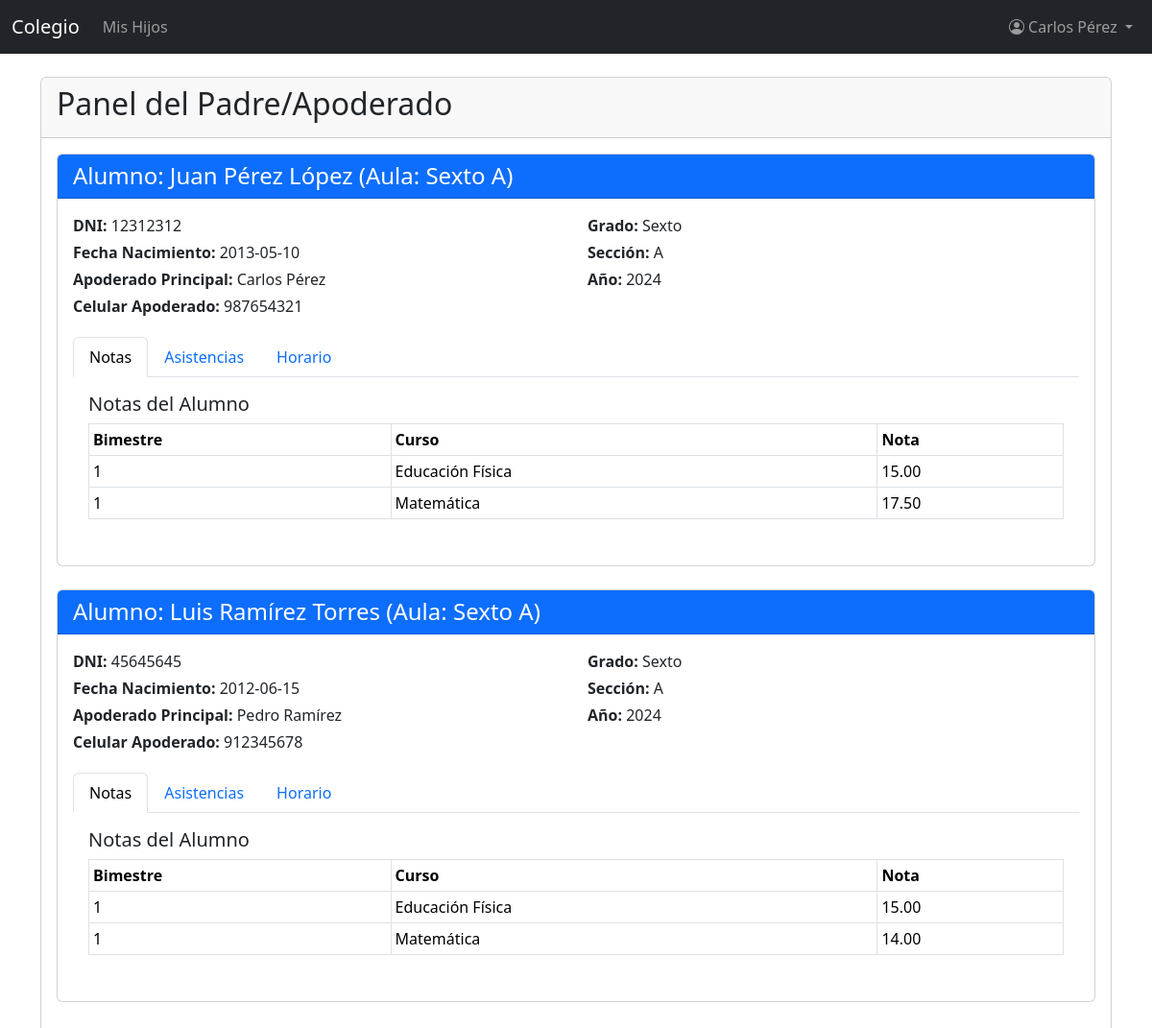
/index.php?controller=padre&action=index (signed in), run on the app's committed database.
### tables this page shows
CREATE TABLE `alumnos` (
  `id` int(11) NOT NULL,
  `tipo_documento` varchar(20) DEFAULT NULL,
  `dni` varchar(20) DEFAULT NULL,
  `nombres` varchar(100) DEFAULT NULL,
  `apellido_paterno` varchar(100) DEFAULT NULL,
  `apellido_materno` varchar(100) DEFAULT NULL,
  `fecha_nacimiento` date DEFAULT NULL,
  `direccion` varchar(150) DEFAULT NULL,
  `padre` varchar(100) DEFAULT NULL,
  `madre` varchar(100) DEFAULT NULL,
  `apoderado` varchar(100) DEFAULT NULL,
  `celular_apoderado` varchar(20) DEFAULT NULL,
  `fecha_ingreso` date DEFAULT NULL,
  `grupo_id` int(11) DEFAULT NULL,
  `nota_ponderada` decimal(5,2) DEFAULT NULL
);

CREATE TABLE `grados` (
  `id` int(11) NOT NULL,
  `nombre` varchar(20) DEFAULT NULL
);

CREATE TABLE `secciones` (
  `id` int(11) NOT NULL,
  `nombre` varchar(5) DEFAULT NULL
);

CREATE TABLE `anios` (
  `id` int(11) NOT NULL,
  `nombre` varchar(10) DEFAULT NULL
);

CREATE TABLE `notas` (
  `id` int(11) NOT NULL,
  `alumno_id` int(11) DEFAULT NULL,
  `area_id` int(11) DEFAULT NULL,
  `nota` decimal(5,2) DEFAULT NULL,
  `bimestre` enum('1','2','3','4') DEFAULT NULL,
  `docente_id` int(11) DEFAULT NULL
);

CREATE TABLE `areas` (
  `id` int(11) NOT NULL,
  `nombre` varchar(100) DEFAULT NULL
);

### controllers/PadreController.php (called while the page is built, shortened)
<?php
class PadreController {
    public function index() {
        include_once 'models/User.php';
        include_once 'models/Alumno.php';
        include_once 'models/Asistencia.php';
        include_once 'models/Nota.php';
        include_once 'models/Horario.php';
        $database = new Database();
        $db = $database->connect();
        $user_model = new User($db);
        $alumno_model = new Alumno($db);
        $asistencia_model = new Asistencia($db);
        $nota_model = new Nota($db);
        $horario_model = new Horario($db);
        $user_id = $_SESSION['user_id'] ?? null;
        $hijos_data = [];
        if ($user_id) {
            $alumnos_ids = $user_model->findAlumnosByPadre($user_id);
            foreach ($alumnos_ids as $alumno_id) {
                $alumno_info = $alumno_model->readOneSimple($alumno_id);
                if ($alumno_info) {
                    $alumno_info['asistencias'] = $asistencia_model->readByAlumnoId($alumno_id);
                    $alumno_info['notas'] = $nota_model->readByAlumnoId($alumno_id);
                    $alumno_info['horario'] = $horario_model->readByGrupoId($alumno_info['grupo_id']);
                    $hijos_data[] = $alumno_info;
                }
            }
        }
        include_once 'views/padre/index.php';
    }
}
?>

### models/User.php (called while the page is built, shortened)
<?php
class User {
    private $conn;
    public function __construct($db) {
        $this->conn = $db;
    }
    public function findAlumnosByPadre($user_id) {
        $query = 'SELECT alumno_id FROM padres_alumnos WHERE padre_id = :user_id';
        $stmt = $this->conn->prepare($query);
        $stmt->bindParam(':user_id', $user_id);
        $stmt->execute();
        return $stmt->fetchAll(PDO::FETCH_COLUMN);
    }
}
?>

### models/Alumno.php (called while the page is built, shortened)
<?php
class Alumno {
    private $conn;
    private $table = 'alumnos';
    public function __construct($db) {
        $this->conn = $db;
    }
    public function readOneSimple($id) {
        $query = 'SELECT
            a.id,
            a.tipo_documento,
            a.dni,
            a.nombres,
            a.apellido_paterno,
            a.apellido_materno,
            a.fecha_nacimiento,
            a.direccion,
            a.padre,
            a.madre,
            a.apoderado,
            a.celular_apoderado,
            a.fecha_ingreso,
            a.grupo_id,
            g.id as grupo_id_actual,
            gr.nombre as grado,
            s.nombre as seccion,
            an.nombre as anio
        FROM
            ' . $this->table . ' a
        LEFT JOIN
            grupos g ON a.grupo_id = g.id
        LEFT JOIN
            grados gr ON g.grado_id = gr.id
        LEFT JOIN
            secciones s ON g.seccion_id = s.id
        LEFT JOIN
            anios an ON g.anio_id = an.id
        WHERE
            a.id = :id
        LIMIT 1';
        $stmt = $this->conn->prepare($query);
        $stmt->bindParam(':id', $id);
        $stmt->execute();
        return $stmt->fetch(PDO::FETCH_ASSOC);
    }
}
?>

### models/Asistencia.php (called while the page is built, shortened)
<?php
class Asistencia {
    private $conn;
    private $table = 'asistencias';
    public function __construct($db) {
        $this->conn = $db;
    }
        public function readByAlumnoId($alumno_id) {
            $query = 'SELECT fecha, estado, observacion FROM ' . $this->table . ' WHERE alumno_id = :alumno_id ORDER BY fecha DESC';
            $stmt = $this->conn->prepare($query);
            $stmt->bindParam(':alumno_id', $alumno_id);
            $stmt->execute();
            return $stmt->fetchAll(PDO::FETCH_ASSOC);
        }
    }
?>

### models/Nota.php (called while the page is built, shortened)
<?php
class Nota {
    private $conn;
    private $table = 'notas';
    public function __construct($db) {
        $this->conn = $db;
    }
    public function readByAlumnoId($alumno_id) {
        $query = 'SELECT n.nota, n.bimestre, a.nombre as area_nombre FROM ' . $this->table . ' n LEFT JOIN areas a ON n.area_id = a.id WHERE n.alumno_id = :alumno_id ORDER BY n.bimestre ASC, a.nombre ASC';
        $stmt = $this->conn->prepare($query);
        $stmt->bindParam(':alumno_id', $alumno_id);
        $stmt->execute();
        return $stmt->fetchAll(PDO::FETCH_ASSOC);
    }
}
?>

### models/Horario.php (called while the page is built)
<?php
class Horario {
    private $conn;
    private $table = 'horarios';
    public function __construct($db) {
        $this->conn = $db;
    }
    public function readByGrupoId($grupo_id) {
        $query = 'SELECT h.dia, h.hora_inicio, h.hora_fin, a.nombre as area_nombre FROM ' . $this->table . ' h LEFT JOIN areas a ON h.area_id = a.id WHERE h.grupo_id = :grupo_id ORDER BY FIELD(h.dia, \'Lunes\', \'Martes\', \'Miércoles\', \'Jueves\', \'Viernes\', \'Sábado\', \'Domingo\'), h.hora_inicio ASC';
        $stmt = $this->conn->prepare($query);
        $stmt->bindParam(':grupo_id', $grupo_id);
        $stmt->execute();
        return $stmt->fetchAll(PDO::FETCH_ASSOC);
    }
}
?>

### views/padre/index.php (the view, shortened to what this page needs)
<?php include_once 'views/layout/header.php'; ?>
<div class="card">
    <div class="card-header">
        <h2 class="card-title">Panel del Padre/Apoderado</h2>
    </div>
    <div class="card-body">
        <?php if (empty($hijos_data)): ?>
            <div class="alert alert-info" role="alert">
                Aún no tienes alumnos asociados a tu cuenta.
            </div>
        <?php else: ?>
            <?php foreach ($hijos_data as $hijo): ?>
                <div class="card mb-4">
                    <div class="card-header bg-primary text-white">
                        <h4 class="mb-0">Alumno: <?php echo htmlspecialchars($hijo['nombres'] . ' ' . $hijo['apellido_paterno'] . ' ' . $hijo['apellido_materno']); ?> (Aula: <?php echo htmlspecialchars($hijo['grado'] . ' ' . $hijo['seccion']); ?>)</h4>
                    </div>
                    <div class="card-body">
                        <div class="row mb-3">
                            <div class="col-md-6">
                                <p class="mb-1"><strong>DNI:</strong> <?php echo htmlspecialchars($hijo['dni']); ?></p>
                                <p class="mb-1"><strong>Fecha Nacimiento:</strong> <?php echo htmlspecialchars($hijo['fecha_nacimiento']); ?></p>
                                <p class="mb-1"><strong>Apoderado Principal:</strong> <?php echo htmlspecialchars($hijo['apoderado']); ?></p>
                                <p class="mb-1"><strong>Celular Apoderado:</strong> <?php echo htmlspecialchars($hijo['celular_apoderado']); ?></p>
                            </div>
                            <div class="col-md-6">
                                <p class="mb-1"><strong>Grado:</strong> <?php echo htmlspecialchars($hijo['grado']); ?></p>
                                <p class="mb-1"><strong>Sección:</strong> <?php echo htmlspecialchars($hijo['seccion']); ?></p>
                                <p class="mb-1"><strong>Año:</strong> <?php echo htmlspecialchars($hijo['anio']); ?></p>
                            </div>
                        </div>
                        <ul class="nav nav-tabs" id="myTab-<?php echo $hijo['id']; ?>" role="tablist">
                            <li class="nav-item" role="presentation">
                                <button class="nav-link active" id="notas-tab-<?php echo $hijo['id']; ?>" data-bs-toggle="tab" data-bs-target="#notas-<?php echo $hijo['id']; ?>" type="button" role="tab" aria-controls="notas-<?php echo $hijo['id']; ?>" aria-selected="true">Notas</button>
                            </li>
                            <li class="nav-item" role="presentation">
                                <button class="nav-link" id="asistencias-tab-<?php echo $hijo['id']; ?>" data-bs-toggle="tab" data-bs-target="#asistencias-<?php echo $hijo['id']; ?>" type="button" role="tab" aria-controls="asistencias-<?php echo $hijo['id']; ?>" aria-selected="false">Asistencias</button>
                            </li>
                            <li class="nav-item" role="presentation">
                                <button class="nav-link" id="horario-tab-<?php echo $hijo['id']; ?>" data-bs-toggle="tab" data-bs-target="#horario-<?php echo $hijo['id']; ?>" type="button" role="tab" aria-controls="horario-<?php echo $hijo['id']; ?>" aria-selected="false">Horario</button>
                            </li>
                        </ul>
                        <div class="tab-content" id="myTabContent-<?php echo $hijo['id']; ?>">
                            <div class="tab-pane fade show active p-3" id="notas-<?php echo $hijo['id']; ?>" role="tabpanel" aria-labelledby="notas-tab-<?php echo $hijo['id']; ?>">
                                <h5>Notas del Alumno</h5>
                                <?php if (!empty($hijo['notas'])): ?>
                                    <div class="table-responsive">
                                        <table class="table table-sm table-bordered">
                                            <thead>
                                                <tr>
                                                    <th>Bimestre</th>
                                                    <th>Curso</th>
                                                    <th>Nota</th>
                                                </tr>
                                            </thead>
                                            <tbody>
                                                <?php foreach ($hijo['notas'] as $nota): ?>
                                                    <tr>
                                                        <td><?php echo htmlspecialchars($nota['bimestre']); ?></td>
                                                        <td><?php echo htmlspecialchars($nota['area_nombre']); ?></td>
                                                        <td><?php echo htmlspecialchars($nota['nota']); ?></td>
                                                    </tr>
                                                <?php endforeach; ?>
                                            </tbody>
                                        </table>
                                    </div>
                                <?php else: ?>
                                    <p>No hay notas registradas para este alumno.</p>
                                <?php endif; ?>
                            </div>
                        </div>
                    </div>
                </div>
            <?php endforeach; ?>
        <?php endif; ?>
    </div>
</div>
<?php include_once 'views/layout/footer.php'; ?>

### data on the page
alumnos: nombres+apellido_paterno+apellido_materno "Juan Pérez López", grados.nombre "Sexto A", dni "12312312", fecha_nacimiento "2013-05-10", apoderado "Carlos Pérez", celular_apoderado "987654321", grados.nombre "Sexto", secciones.nombre "A", anios.nombre "2024"
notas: bimestre "1", area.nombre "Educación Física", nota "15.00"
notas: bimestre "1", area.nombre "Matemática", nota "17.50"
alumnos: nombres+apellido_paterno+apellido_materno "Luis Ramírez Torres", grados.nombre "Sexto A", dni "45645645", fecha_nacimiento "2012-06-15", apoderado "Pedro Ramírez", celular_apoderado "912345678", grados.nombre "Sexto", secciones.nombre "A", anios.nombre "2024"
notas: bimestre "1", area.nombre "Matemática", nota "14.00"

### other printed values
$_SESSION['user_name'] "Carlos Pérez"
